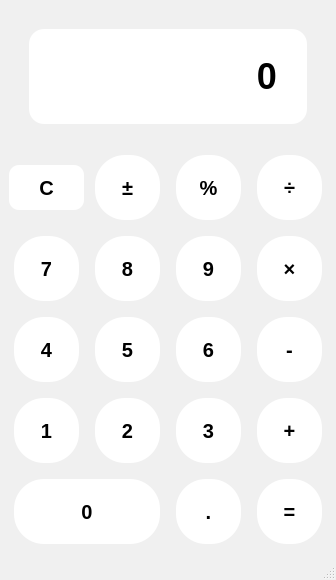
<?xml version="1.0" encoding="UTF-8"?>
<ui version="4.0">
 <class>MainWindow</class>
 <widget class="QMainWindow" name="MainWindow">
  <property name="geometry">
   <rect>
    <x>0</x>
    <y>0</y>
    <width>330</width>
    <height>580</height>
   </rect>
  </property>
  <property name="windowTitle">
   <string>계산기</string>
  </property>
  <property name="styleSheet">
   <string notr="true">QMainWindow { background-color: rgb(240, 240, 240) }
   </string>
  </property>
  <widget class="QWidget" name="centralwidget">
   <layout class="QVBoxLayout" name="verticalLayout">
    <item>
     <widget class="QLabel" name="display">
      <property name="styleSheet">
       <string notr="true">QLabel {
    font-family: 'Arial', sans-serif;
    color: black;
    background:rgb(255, 255, 255);
    padding: 20px;
    margin-top: 20px;     /* 위쪽 여백 */
    margin-bottom: 20px;  /* 아래쪽 여백 */
    margin-left: 20px;    /* 왼쪽 여백 */
    margin-right: 20px;   /* 오른쪽 여백 */
    border-radius: 15px;    
    font-size: 36px;
    font-weight: bold;
}</string>
      </property>
      <property name="text">
       <string>0</string>
      </property>
      <property name="alignment">
       <set>Qt::AlignmentFlag::AlignRight|Qt::AlignmentFlag::AlignTrailing|Qt::AlignmentFlag::AlignVCenter</set>
      </property>
     </widget>
    </item>
    <item>
     <layout class="QGridLayout" name="gridLayout">
      <item row="0" column="0">
       <widget class="QPushButton" name="btn_clear">
        <property name="styleSheet">
         <string notr="true">QPushButton {
            background-color: rgb(255, 255, 255);
            color: black;
            border-radius: 10px;  /* 원형 모양을 위해 더 큰 값으로 설정 */
            font-size: 20px;      /* 폰트 크기 증가 */
            font-weight: bold;
            min-width: 45px;     /* 버튼 크기 증가 */
            min-height: 45px;    /* 버튼 크기 증가 */
        
            border: none;
}

QPushButton:hover {
 - background-color: rgb(240, 240, 240);
    opacity: 0.8;
}

QPushButton:pressed {
    background-color: rgb(220, 220, 220);
    opacity: 0.6;
}
</string>
        </property>
        <property name="text">
         <string>C</string>
        </property>
        <property name="iconSize">
         <size>
          <width>8</width>
          <height>8</height>
         </size>
        </property>
       </widget>
      </item>
      <item row="0" column="1">
       <widget class="QPushButton" name="btn_plus_minus">
        <property name="styleSheet">
         <string notr="true">QPushButton {
    background-color: rgb(255, 255, 255);
    color: black;
    border-radius: 30px;  /* 원형 모양을 위해 더 큰 값으로 설정 */
    font-size: 20px;      /* 폰트 크기 증가 */
    font-weight: bold;
    min-width: 65px;     /* 버튼 크기 증가 */
    min-height: 65px;    /* 버튼 크기 증가 */
    margin-top: 5px;     /* 위쪽 여백 */
    margin-bottom: 5px;  /* 아래쪽 여백 */
    margin-left: 5px;    /* 왼쪽 여백 */
    margin-right: 5px;   /* 오른쪽 여백 */
    border: none;
}

QPushButton:hover {
 - background-color: rgb(240, 240, 240);
    opacity: 0.8;
}

QPushButton:pressed {
    background-color: rgb(220, 220, 220);
    opacity: 0.6;
}
</string>
        </property>
        <property name="text">
         <string>±</string>
        </property>
       </widget>
      </item>
      <item row="0" column="2">
       <widget class="QPushButton" name="btn_percent">
        <property name="styleSheet">
         <string notr="true">QPushButton {
    background-color: rgb(255, 255, 255);
    color: black;
    border-radius: 30px;  /* 원형 모양을 위해 더 큰 값으로 설정 */
    font-size: 20px;      /* 폰트 크기 증가 */
    font-weight: bold;
    min-width: 65px;     /* 버튼 크기 증가 */
    min-height: 65px;    /* 버튼 크기 증가 */
    margin-top: 5px;     /* 위쪽 여백 */
    margin-bottom: 5px;  /* 아래쪽 여백 */
    margin-left: 5px;    /* 왼쪽 여백 */
    margin-right: 5px;   /* 오른쪽 여백 */
    border: none;
}

QPushButton:hover {
 - background-color: rgb(240, 240, 240);
    opacity: 0.8;
}

QPushButton:pressed {
    background-color: rgb(220, 220, 220);
    opacity: 0.6;
}
</string>
        </property>
        <property name="text">
         <string>%</string>
        </property>
       </widget>
      </item>
      <item row="0" column="3">
       <widget class="QPushButton" name="btn_divide">
        <property name="styleSheet">
         <string notr="true">QPushButton {
    background-color: rgb(255, 255, 255);
    color: black;
    border-radius: 30px;  /* 원형 모양을 위해 더 큰 값으로 설정 */
    font-size: 20px;      /* 폰트 크기 증가 */
    font-weight: bold;
    min-width: 65px;     /* 버튼 크기 증가 */
    min-height: 65px;    /* 버튼 크기 증가 */
    margin-top: 5px;     /* 위쪽 여백 */
    margin-bottom: 5px;  /* 아래쪽 여백 */
    margin-left: 5px;    /* 왼쪽 여백 */
    margin-right: 5px;   /* 오른쪽 여백 */
    border: none;
}

QPushButton:hover {
 - background-color: rgb(240, 240, 240);
    opacity: 0.8;
}

QPushButton:pressed {
    background-color: rgb(220, 220, 220);
    opacity: 0.6;
}
</string>
        </property>
        <property name="text">
         <string>÷</string>
        </property>
       </widget>
      </item>
      <item row="1" column="0">
       <widget class="QPushButton" name="btn_7">
        <property name="styleSheet">
         <string notr="true">QPushButton {
    background-color: rgb(255, 255, 255);
    color: black;
    border-radius: 30px;  /* 원형 모양을 위해 더 큰 값으로 설정 */
    font-size: 20px;      /* 폰트 크기 증가 */
    font-weight: bold;
    min-width: 65px;     /* 버튼 크기 증가 */
    min-height: 65px;    /* 버튼 크기 증가 */
    margin-top: 5px;     /* 위쪽 여백 */
    margin-bottom: 5px;  /* 아래쪽 여백 */
    margin-left: 5px;    /* 왼쪽 여백 */
    margin-right: 5px;   /* 오른쪽 여백 */
    border: none;
}

QPushButton:hover {
 - background-color: rgb(240, 240, 240);
    opacity: 0.8;
}

QPushButton:pressed {
    background-color: rgb(220, 220, 220);
    opacity: 0.6;
}
</string>
        </property>
        <property name="text">
         <string>7</string>
        </property>
       </widget>
      </item>
      <item row="1" column="1">
       <widget class="QPushButton" name="btn_8">
        <property name="styleSheet">
         <string notr="true">QPushButton {
    background-color: rgb(255, 255, 255);
    color: black;
    border-radius: 30px;  /* 원형 모양을 위해 더 큰 값으로 설정 */
    font-size: 20px;      /* 폰트 크기 증가 */
    font-weight: bold;
    min-width: 65px;     /* 버튼 크기 증가 */
    min-height: 65px;    /* 버튼 크기 증가 */
    margin-top: 5px;     /* 위쪽 여백 */
    margin-bottom: 5px;  /* 아래쪽 여백 */
    margin-left: 5px;    /* 왼쪽 여백 */
    margin-right: 5px;   /* 오른쪽 여백 */
    border: none;
}

QPushButton:hover {
 - background-color: rgb(240, 240, 240);
    opacity: 0.8;
}

QPushButton:pressed {
    background-color: rgb(220, 220, 220);
    opacity: 0.6;
}
</string>
        </property>
        <property name="text">
         <string>8</string>
        </property>
       </widget>
      </item>
      <item row="1" column="2">
       <widget class="QPushButton" name="btn_9">
        <property name="styleSheet">
         <string notr="true">QPushButton {
    background-color: rgb(255, 255, 255);
    color: black;
    border-radius: 30px;  /* 원형 모양을 위해 더 큰 값으로 설정 */
    font-size: 20px;      /* 폰트 크기 증가 */
    font-weight: bold;
    min-width: 65px;     /* 버튼 크기 증가 */
    min-height: 65px;    /* 버튼 크기 증가 */
    margin-top: 5px;     /* 위쪽 여백 */
    margin-bottom: 5px;  /* 아래쪽 여백 */
    margin-left: 5px;    /* 왼쪽 여백 */
    margin-right: 5px;   /* 오른쪽 여백 */
    border: none;
}

QPushButton:hover {
 - background-color: rgb(240, 240, 240);
    opacity: 0.8;
}

QPushButton:pressed {
    background-color: rgb(220, 220, 220);
    opacity: 0.6;
}
</string>
        </property>
        <property name="text">
         <string>9</string>
        </property>
       </widget>
      </item>
      <item row="1" column="3">
       <widget class="QPushButton" name="btn_multiply">
        <property name="styleSheet">
         <string notr="true">QPushButton {
    background-color: rgb(255, 255, 255);
    color: black;
    border-radius: 30px;  /* 원형 모양을 위해 더 큰 값으로 설정 */
    font-size: 20px;      /* 폰트 크기 증가 */
    font-weight: bold;
    min-width: 65px;     /* 버튼 크기 증가 */
    min-height: 65px;    /* 버튼 크기 증가 */
    margin-top: 5px;     /* 위쪽 여백 */
    margin-bottom: 5px;  /* 아래쪽 여백 */
    margin-left: 5px;    /* 왼쪽 여백 */
    margin-right: 5px;   /* 오른쪽 여백 */
    border: none;
}

QPushButton:hover {
 - background-color: rgb(240, 240, 240);
    opacity: 0.8;
}

QPushButton:pressed {
    background-color: rgb(220, 220, 220);
    opacity: 0.6;
}
</string>
        </property>
        <property name="text">
         <string>×</string>
        </property>
       </widget>
      </item>
      <item row="2" column="0">
       <widget class="QPushButton" name="btn_4">
        <property name="styleSheet">
         <string notr="true">QPushButton {
    background-color: rgb(255, 255, 255);
    color: black;
    border-radius: 30px;  /* 원형 모양을 위해 더 큰 값으로 설정 */
    font-size: 20px;      /* 폰트 크기 증가 */
    font-weight: bold;
    min-width: 65px;     /* 버튼 크기 증가 */
    min-height: 65px;    /* 버튼 크기 증가 */
    margin-top: 5px;     /* 위쪽 여백 */
    margin-bottom: 5px;  /* 아래쪽 여백 */
    margin-left: 5px;    /* 왼쪽 여백 */
    margin-right: 5px;   /* 오른쪽 여백 */
    border: none;
}

QPushButton:hover {
 - background-color: rgb(240, 240, 240);
    opacity: 0.8;
}

QPushButton:pressed {
    background-color: rgb(220, 220, 220);
    opacity: 0.6;
}
</string>
        </property>
        <property name="text">
         <string>4</string>
        </property>
       </widget>
      </item>
      <item row="2" column="1">
       <widget class="QPushButton" name="btn_5">
        <property name="styleSheet">
         <string notr="true">QPushButton {
    background-color: rgb(255, 255, 255);
    color: black;
    border-radius: 30px;  /* 원형 모양을 위해 더 큰 값으로 설정 */
    font-size: 20px;      /* 폰트 크기 증가 */
    font-weight: bold;
    min-width: 65px;     /* 버튼 크기 증가 */
    min-height: 65px;    /* 버튼 크기 증가 */
    margin-top: 5px;     /* 위쪽 여백 */
    margin-bottom: 5px;  /* 아래쪽 여백 */
    margin-left: 5px;    /* 왼쪽 여백 */
    margin-right: 5px;   /* 오른쪽 여백 */
    border: none;
}

QPushButton:hover {
 - background-color: rgb(240, 240, 240);
    opacity: 0.8;
}

QPushButton:pressed {
    background-color: rgb(220, 220, 220);
    opacity: 0.6;
}
</string>
        </property>
        <property name="text">
         <string>5</string>
        </property>
       </widget>
      </item>
      <item row="2" column="2">
       <widget class="QPushButton" name="btn_6">
        <property name="styleSheet">
         <string notr="true">QPushButton {
    background-color: rgb(255, 255, 255);
    color: black;
    border-radius: 30px;  /* 원형 모양을 위해 더 큰 값으로 설정 */
    font-size: 20px;      /* 폰트 크기 증가 */
    font-weight: bold;
    min-width: 65px;     /* 버튼 크기 증가 */
    min-height: 65px;    /* 버튼 크기 증가 */
    margin-top: 5px;     /* 위쪽 여백 */
    margin-bottom: 5px;  /* 아래쪽 여백 */
    margin-left: 5px;    /* 왼쪽 여백 */
    margin-right: 5px;   /* 오른쪽 여백 */
    border: none;
}

QPushButton:hover {
 - background-color: rgb(240, 240, 240);
    opacity: 0.8;
}

QPushButton:pressed {
    background-color: rgb(220, 220, 220);
    opacity: 0.6;
}
</string>
        </property>
        <property name="text">
         <string>6</string>
        </property>
       </widget>
      </item>
      <item row="2" column="3">
       <widget class="QPushButton" name="btn_subtract">
        <property name="styleSheet">
         <string notr="true">QPushButton {
    background-color: rgb(255, 255, 255);
    color: black;
    border-radius: 30px;  /* 원형 모양을 위해 더 큰 값으로 설정 */
    font-size: 20px;      /* 폰트 크기 증가 */
    font-weight: bold;
    min-width: 65px;     /* 버튼 크기 증가 */
    min-height: 65px;    /* 버튼 크기 증가 */
    margin-top: 5px;     /* 위쪽 여백 */
    margin-bottom: 5px;  /* 아래쪽 여백 */
    margin-left: 5px;    /* 왼쪽 여백 */
    margin-right: 5px;   /* 오른쪽 여백 */
    border: none;
}

QPushButton:hover {
 - background-color: rgb(240, 240, 240);
    opacity: 0.8;
}

QPushButton:pressed {
    background-color: rgb(220, 220, 220);
    opacity: 0.6;
}
</string>
        </property>
        <property name="text">
         <string>-</string>
        </property>
       </widget>
      </item>
      <item row="3" column="0">
       <widget class="QPushButton" name="btn_1">
        <property name="styleSheet">
         <string notr="true">QPushButton {
    background-color: rgb(255, 255, 255);
    color: black;
    border-radius: 30px;  /* 원형 모양을 위해 더 큰 값으로 설정 */
    font-size: 20px;      /* 폰트 크기 증가 */
    font-weight: bold;
    min-width: 65px;     /* 버튼 크기 증가 */
    min-height: 65px;    /* 버튼 크기 증가 */
    margin-top: 5px;     /* 위쪽 여백 */
    margin-bottom: 5px;  /* 아래쪽 여백 */
    margin-left: 5px;    /* 왼쪽 여백 */
    margin-right: 5px;   /* 오른쪽 여백 */
    border: none;
}

QPushButton:hover {
 - background-color: rgb(240, 240, 240);
    opacity: 0.8;
}

QPushButton:pressed {
    background-color: rgb(220, 220, 220);
    opacity: 0.6;
}
</string>
        </property>
        <property name="text">
         <string>1</string>
        </property>
       </widget>
      </item>
      <item row="3" column="1">
       <widget class="QPushButton" name="btn_2">
        <property name="styleSheet">
         <string notr="true">QPushButton {
    background-color: rgb(255, 255, 255);
    color: black;
    border-radius: 30px;  /* 원형 모양을 위해 더 큰 값으로 설정 */
    font-size: 20px;      /* 폰트 크기 증가 */
    font-weight: bold;
    min-width: 65px;     /* 버튼 크기 증가 */
    min-height: 65px;    /* 버튼 크기 증가 */
    margin-top: 5px;     /* 위쪽 여백 */
    margin-bottom: 5px;  /* 아래쪽 여백 */
    margin-left: 5px;    /* 왼쪽 여백 */
    margin-right: 5px;   /* 오른쪽 여백 */
    border: none;
}

QPushButton:hover {
 - background-color: rgb(240, 240, 240);
    opacity: 0.8;
}

QPushButton:pressed {
    background-color: rgb(220, 220, 220);
    opacity: 0.6;
}
</string>
        </property>
        <property name="text">
         <string>2</string>
        </property>
       </widget>
      </item>
      <item row="3" column="2">
       <widget class="QPushButton" name="btn_3">
        <property name="styleSheet">
         <string notr="true">QPushButton {
    background-color: rgb(255, 255, 255);
    color: black;
    border-radius: 30px;  /* 원형 모양을 위해 더 큰 값으로 설정 */
    font-size: 20px;      /* 폰트 크기 증가 */
    font-weight: bold;
    min-width: 65px;     /* 버튼 크기 증가 */
    min-height: 65px;    /* 버튼 크기 증가 */
    margin-top: 5px;     /* 위쪽 여백 */
    margin-bottom: 5px;  /* 아래쪽 여백 */
    margin-left: 5px;    /* 왼쪽 여백 */
    margin-right: 5px;   /* 오른쪽 여백 */
    border: none;
}

QPushButton:hover {
 - background-color: rgb(240, 240, 240);
    opacity: 0.8;
}

QPushButton:pressed {
    background-color: rgb(220, 220, 220);
    opacity: 0.6;
}
</string>
        </property>
        <property name="text">
         <string>3</string>
        </property>
       </widget>
      </item>
      <item row="3" column="3">
       <widget class="QPushButton" name="btn_add">
        <property name="styleSheet">
         <string notr="true">QPushButton {
    background-color: rgb(255, 255, 255);
    color: black;
    border-radius: 30px;  /* 원형 모양을 위해 더 큰 값으로 설정 */
    font-size: 20px;      /* 폰트 크기 증가 */
    font-weight: bold;
    min-width: 65px;     /* 버튼 크기 증가 */
    min-height: 65px;    /* 버튼 크기 증가 */
    margin-top: 5px;     /* 위쪽 여백 */
    margin-bottom: 5px;  /* 아래쪽 여백 */
    margin-left: 5px;    /* 왼쪽 여백 */
    margin-right: 5px;   /* 오른쪽 여백 */
    border: none;
}

QPushButton:hover {
 - background-color: rgb(240, 240, 240);
    opacity: 0.8;
}

QPushButton:pressed {
    background-color: rgb(220, 220, 220);
    opacity: 0.6;
}
</string>
        </property>
        <property name="text">
         <string>+</string>
        </property>
       </widget>
      </item>
      <item row="4" column="0" colspan="2">
       <widget class="QPushButton" name="btn_0">
        <property name="styleSheet">
         <string notr="true">QPushButton {
    background-color: rgb(255, 255, 255);
    color: black;
    border-radius: 30px;  /* 원형 모양을 위해 더 큰 값으로 설정 */
    font-size: 20px;      /* 폰트 크기 증가 */
    font-weight: bold;
    min-width: 65px;     /* 버튼 크기 증가 */
    min-height: 65px;    /* 버튼 크기 증가 */
    margin-top: 5px;     /* 위쪽 여백 */
    margin-bottom: 5px;  /* 아래쪽 여백 */
    margin-left: 5px;    /* 왼쪽 여백 */
    margin-right: 5px;   /* 오른쪽 여백 */
    border: none;
}

QPushButton:hover {
 - background-color: rgb(240, 240, 240);
    opacity: 0.8;
}

QPushButton:pressed {
    background-color: rgb(220, 220, 220);
    opacity: 0.6;
}
</string>
        </property>
        <property name="text">
         <string>0</string>
        </property>
       </widget>
      </item>
      <item row="4" column="2">
       <widget class="QPushButton" name="btn_decimal">
        <property name="styleSheet">
         <string notr="true">QPushButton {
    background-color: rgb(255, 255, 255);
    color: black;
    border-radius: 30px;  /* 원형 모양을 위해 더 큰 값으로 설정 */
    font-size: 20px;      /* 폰트 크기 증가 */
    font-weight: bold;
    min-width: 65px;     /* 버튼 크기 증가 */
    min-height: 65px;    /* 버튼 크기 증가 */
    margin-top: 5px;     /* 위쪽 여백 */
    margin-bottom: 5px;  /* 아래쪽 여백 */
    margin-left: 5px;    /* 왼쪽 여백 */
    margin-right: 5px;   /* 오른쪽 여백 */
    border: none;
}

QPushButton:hover {
 - background-color: rgb(240, 240, 240);
    opacity: 0.8;
}

QPushButton:pressed {
    background-color: rgb(220, 220, 220);
    opacity: 0.6;
}
</string>
        </property>
        <property name="text">
         <string>.</string>
        </property>
       </widget>
      </item>
      <item row="4" column="3">
       <widget class="QPushButton" name="btn_equals">
        <property name="styleSheet">
         <string notr="true">QPushButton {
    background-color: rgb(255, 255, 255);
    color: black;
    border-radius: 30px;  /* 원형 모양을 위해 더 큰 값으로 설정 */
    font-size: 20px;      /* 폰트 크기 증가 */
    font-weight: bold;
    min-width: 65px;     /* 버튼 크기 증가 */
    min-height: 65px;    /* 버튼 크기 증가 */
    margin-top: 5px;     /* 위쪽 여백 */
    margin-bottom: 5px;  /* 아래쪽 여백 */
    margin-left: 5px;    /* 왼쪽 여백 */
    margin-right: 5px;   /* 오른쪽 여백 */
    border: none;
}

QPushButton:hover {
 - background-color: rgb(240, 240, 240);
    opacity: 0.8;
}

QPushButton:pressed {
    background-color: rgb(220, 220, 220);
    opacity: 0.6;
}
</string>
        </property>
        <property name="text">
         <string>=</string>
        </property>
       </widget>
      </item>
     </layout>
    </item>
   </layout>
  </widget>
  <widget class="QMenuBar" name="menubar">
   <property name="geometry">
    <rect>
     <x>0</x>
     <y>0</y>
     <width>330</width>
     <height>33</height>
    </rect>
   </property>
  </widget>
  <widget class="QStatusBar" name="statusbar"/>
 </widget>
 <resources/>
 <connections/>
</ui>
